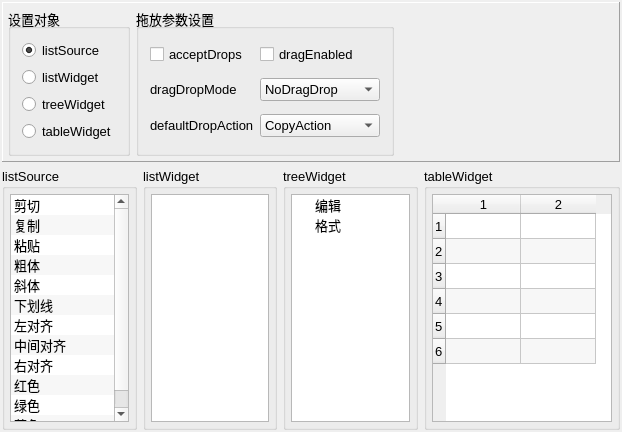
<?xml version="1.0" encoding="UTF-8"?>
<ui version="4.0">
 <class>Widget</class>
 <widget class="QWidget" name="Widget">
  <property name="geometry">
   <rect>
    <x>0</x>
    <y>0</y>
    <width>622</width>
    <height>432</height>
   </rect>
  </property>
  <property name="font">
   <font>
    <pointsize>10</pointsize>
   </font>
  </property>
  <property name="windowTitle">
   <string>具有DragDrop功能的组件</string>
  </property>
  <layout class="QVBoxLayout" name="verticalLayout_6">
   <property name="leftMargin">
    <number>2</number>
   </property>
   <property name="topMargin">
    <number>2</number>
   </property>
   <property name="rightMargin">
    <number>2</number>
   </property>
   <property name="bottomMargin">
    <number>2</number>
   </property>
   <item>
    <widget class="QFrame" name="frame">
     <property name="frameShape">
      <enum>QFrame::Shape::Panel</enum>
     </property>
     <property name="frameShadow">
      <enum>QFrame::Shadow::Raised</enum>
     </property>
     <layout class="QHBoxLayout" name="horizontalLayout">
      <property name="leftMargin">
       <number>5</number>
      </property>
      <property name="topMargin">
       <number>5</number>
      </property>
      <property name="rightMargin">
       <number>5</number>
      </property>
      <property name="bottomMargin">
       <number>5</number>
      </property>
      <item>
       <widget class="QGroupBox" name="groupBox_6">
        <property name="title">
         <string>设置对象</string>
        </property>
        <layout class="QVBoxLayout" name="verticalLayout_5">
         <item>
          <widget class="QRadioButton" name="radio_Source">
           <property name="text">
            <string>listSource</string>
           </property>
           <property name="checked">
            <bool>true</bool>
           </property>
          </widget>
         </item>
         <item>
          <widget class="QRadioButton" name="radio_List">
           <property name="text">
            <string>listWidget</string>
           </property>
          </widget>
         </item>
         <item>
          <widget class="QRadioButton" name="radio_Tree">
           <property name="text">
            <string>treeWidget</string>
           </property>
          </widget>
         </item>
         <item>
          <widget class="QRadioButton" name="radio_Table">
           <property name="text">
            <string>tableWidget</string>
           </property>
          </widget>
         </item>
        </layout>
       </widget>
      </item>
      <item>
       <widget class="QGroupBox" name="groupBox_5">
        <property name="title">
         <string>拖放参数设置</string>
        </property>
        <layout class="QGridLayout" name="gridLayout">
         <property name="verticalSpacing">
          <number>9</number>
         </property>
         <item row="1" column="0">
          <widget class="QLabel" name="label_2">
           <property name="text">
            <string>dragDropMode</string>
           </property>
          </widget>
         </item>
         <item row="0" column="0">
          <widget class="QCheckBox" name="chkBox_AcceptDrops">
           <property name="text">
            <string>acceptDrops</string>
           </property>
          </widget>
         </item>
         <item row="0" column="1">
          <widget class="QCheckBox" name="chkBox_DragEnabled">
           <property name="text">
            <string>dragEnabled</string>
           </property>
          </widget>
         </item>
         <item row="2" column="1">
          <widget class="QComboBox" name="combo_DefaultAction">
           <item>
            <property name="text">
             <string>CopyAction</string>
            </property>
           </item>
           <item>
            <property name="text">
             <string>MoveAction</string>
            </property>
           </item>
           <item>
            <property name="text">
             <string>LinkAction</string>
            </property>
           </item>
           <item>
            <property name="text">
             <string>IgnoreAction</string>
            </property>
           </item>
          </widget>
         </item>
         <item row="2" column="0">
          <widget class="QLabel" name="label_3">
           <property name="text">
            <string>defaultDropAction</string>
           </property>
          </widget>
         </item>
         <item row="1" column="1">
          <widget class="QComboBox" name="combo_Mode">
           <property name="minimumSize">
            <size>
             <width>120</width>
             <height>0</height>
            </size>
           </property>
           <item>
            <property name="text">
             <string>NoDragDrop</string>
            </property>
           </item>
           <item>
            <property name="text">
             <string>DragOnly</string>
            </property>
           </item>
           <item>
            <property name="text">
             <string>DropOnly</string>
            </property>
           </item>
           <item>
            <property name="text">
             <string>DragDrop</string>
            </property>
           </item>
           <item>
            <property name="text">
             <string>InternalMove</string>
            </property>
           </item>
          </widget>
         </item>
        </layout>
       </widget>
      </item>
      <item>
       <spacer name="horizontalSpacer">
        <property name="orientation">
         <enum>Qt::Orientation::Horizontal</enum>
        </property>
        <property name="sizeHint" stdset="0">
         <size>
          <width>40</width>
          <height>20</height>
         </size>
        </property>
       </spacer>
      </item>
     </layout>
    </widget>
   </item>
   <item>
    <layout class="QHBoxLayout" name="horizontalLayout_2">
     <item>
      <widget class="QGroupBox" name="groupBox_1">
       <property name="font">
        <font>
         <pointsize>10</pointsize>
         <bold>false</bold>
        </font>
       </property>
       <property name="title">
        <string>listSource</string>
       </property>
       <property name="flat">
        <bool>false</bool>
       </property>
       <property name="checkable">
        <bool>false</bool>
       </property>
       <layout class="QVBoxLayout" name="verticalLayout_2">
        <property name="leftMargin">
         <number>5</number>
        </property>
        <property name="topMargin">
         <number>5</number>
        </property>
        <property name="rightMargin">
         <number>5</number>
        </property>
        <property name="bottomMargin">
         <number>5</number>
        </property>
        <item>
         <widget class="QListWidget" name="listSource">
          <property name="editTriggers">
           <set>QAbstractItemView::EditTrigger::NoEditTriggers</set>
          </property>
          <property name="dragDropMode">
           <enum>QAbstractItemView::DragDropMode::DragOnly</enum>
          </property>
          <property name="alternatingRowColors">
           <bool>true</bool>
          </property>
          <property name="uniformItemSizes">
           <bool>false</bool>
          </property>
          <property name="selectionRectVisible">
           <bool>true</bool>
          </property>
          <item>
           <property name="text">
            <string>剪切</string>
           </property>
           <property name="icon">
            <iconset>
             <normaloff>:/icons/images/200.bmp</normaloff>:/icons/images/200.bmp</iconset>
           </property>
          </item>
          <item>
           <property name="text">
            <string>复制</string>
           </property>
           <property name="icon">
            <iconset>
             <normaloff>:/icons/images/202.bmp</normaloff>:/icons/images/202.bmp</iconset>
           </property>
          </item>
          <item>
           <property name="text">
            <string>粘贴</string>
           </property>
           <property name="icon">
            <iconset>
             <normaloff>:/icons/images/204.bmp</normaloff>:/icons/images/204.bmp</iconset>
           </property>
          </item>
          <item>
           <property name="text">
            <string>粗体</string>
           </property>
           <property name="icon">
            <iconset>
             <normaloff>:/icons/images/500.bmp</normaloff>:/icons/images/500.bmp</iconset>
           </property>
          </item>
          <item>
           <property name="text">
            <string>斜体</string>
           </property>
           <property name="icon">
            <iconset>
             <normaloff>:/icons/images/502.bmp</normaloff>:/icons/images/502.bmp</iconset>
           </property>
          </item>
          <item>
           <property name="text">
            <string>下划线</string>
           </property>
           <property name="icon">
            <iconset>
             <normaloff>:/icons/images/504.bmp</normaloff>:/icons/images/504.bmp</iconset>
           </property>
          </item>
          <item>
           <property name="text">
            <string>左对齐</string>
           </property>
           <property name="icon">
            <iconset>
             <normaloff>:/icons/images/508.bmp</normaloff>:/icons/images/508.bmp</iconset>
           </property>
          </item>
          <item>
           <property name="text">
            <string>中间对齐</string>
           </property>
           <property name="icon">
            <iconset>
             <normaloff>:/icons/images/510.bmp</normaloff>:/icons/images/510.bmp</iconset>
           </property>
          </item>
          <item>
           <property name="text">
            <string>右对齐</string>
           </property>
           <property name="icon">
            <iconset>
             <normaloff>:/icons/images/512.bmp</normaloff>:/icons/images/512.bmp</iconset>
           </property>
          </item>
          <item>
           <property name="text">
            <string>红色</string>
           </property>
           <property name="icon">
            <iconset>
             <normaloff>:/icons/images/718.bmp</normaloff>:/icons/images/718.bmp</iconset>
           </property>
          </item>
          <item>
           <property name="text">
            <string>绿色</string>
           </property>
           <property name="icon">
            <iconset>
             <normaloff>:/icons/images/724.bmp</normaloff>:/icons/images/724.bmp</iconset>
           </property>
          </item>
          <item>
           <property name="text">
            <string>蓝色</string>
           </property>
           <property name="icon">
            <iconset>
             <normaloff>:/icons/images/728.bmp</normaloff>:/icons/images/728.bmp</iconset>
           </property>
          </item>
         </widget>
        </item>
       </layout>
      </widget>
     </item>
     <item>
      <widget class="QGroupBox" name="groupBox_2">
       <property name="title">
        <string>listWidget</string>
       </property>
       <layout class="QVBoxLayout" name="verticalLayout">
        <property name="leftMargin">
         <number>5</number>
        </property>
        <property name="topMargin">
         <number>5</number>
        </property>
        <property name="rightMargin">
         <number>5</number>
        </property>
        <property name="bottomMargin">
         <number>5</number>
        </property>
        <item>
         <widget class="QListWidget" name="listWidget">
          <property name="editTriggers">
           <set>QAbstractItemView::EditTrigger::NoEditTriggers</set>
          </property>
          <property name="dragDropMode">
           <enum>QAbstractItemView::DragDropMode::NoDragDrop</enum>
          </property>
          <property name="defaultDropAction">
           <enum>Qt::DropAction::CopyAction</enum>
          </property>
          <property name="viewMode">
           <enum>QListView::ViewMode::ListMode</enum>
          </property>
         </widget>
        </item>
       </layout>
      </widget>
     </item>
     <item>
      <widget class="QGroupBox" name="groupBox_3">
       <property name="title">
        <string>treeWidget</string>
       </property>
       <layout class="QVBoxLayout" name="verticalLayout_3">
        <property name="leftMargin">
         <number>5</number>
        </property>
        <property name="topMargin">
         <number>5</number>
        </property>
        <property name="rightMargin">
         <number>5</number>
        </property>
        <property name="bottomMargin">
         <number>5</number>
        </property>
        <item>
         <widget class="QTreeWidget" name="treeWidget">
          <property name="acceptDrops">
           <bool>true</bool>
          </property>
          <property name="editTriggers">
           <set>QAbstractItemView::EditTrigger::NoEditTriggers</set>
          </property>
          <property name="dragDropOverwriteMode">
           <bool>true</bool>
          </property>
          <property name="dragDropMode">
           <enum>QAbstractItemView::DragDropMode::InternalMove</enum>
          </property>
          <property name="defaultDropAction">
           <enum>Qt::DropAction::MoveAction</enum>
          </property>
          <attribute name="headerVisible">
           <bool>false</bool>
          </attribute>
          <column>
           <property name="text">
            <string>编辑</string>
           </property>
          </column>
          <item>
           <property name="text">
            <string>编辑</string>
           </property>
          </item>
          <item>
           <property name="text">
            <string>格式</string>
           </property>
          </item>
         </widget>
        </item>
       </layout>
      </widget>
     </item>
     <item>
      <widget class="QGroupBox" name="groupBox_4">
       <property name="title">
        <string>tableWidget</string>
       </property>
       <layout class="QVBoxLayout" name="verticalLayout_4">
        <property name="leftMargin">
         <number>5</number>
        </property>
        <property name="topMargin">
         <number>5</number>
        </property>
        <property name="rightMargin">
         <number>5</number>
        </property>
        <property name="bottomMargin">
         <number>5</number>
        </property>
        <item>
         <widget class="QTableWidget" name="tableWidget">
          <property name="minimumSize">
           <size>
            <width>180</width>
            <height>0</height>
           </size>
          </property>
          <property name="editTriggers">
           <set>QAbstractItemView::EditTrigger::NoEditTriggers</set>
          </property>
          <property name="dragDropMode">
           <enum>QAbstractItemView::DragDropMode::DropOnly</enum>
          </property>
          <property name="defaultDropAction">
           <enum>Qt::DropAction::CopyAction</enum>
          </property>
          <property name="alternatingRowColors">
           <bool>true</bool>
          </property>
          <property name="selectionMode">
           <enum>QAbstractItemView::SelectionMode::SingleSelection</enum>
          </property>
          <property name="rowCount">
           <number>6</number>
          </property>
          <property name="columnCount">
           <number>2</number>
          </property>
          <attribute name="horizontalHeaderDefaultSectionSize">
           <number>75</number>
          </attribute>
          <attribute name="verticalHeaderDefaultSectionSize">
           <number>25</number>
          </attribute>
          <row/>
          <row/>
          <row/>
          <row/>
          <row/>
          <row/>
          <column/>
          <column/>
         </widget>
        </item>
       </layout>
      </widget>
     </item>
    </layout>
   </item>
  </layout>
 </widget>
 <layoutdefault spacing="6" margin="11"/>
 <resources/>
 <connections/>
</ui>
